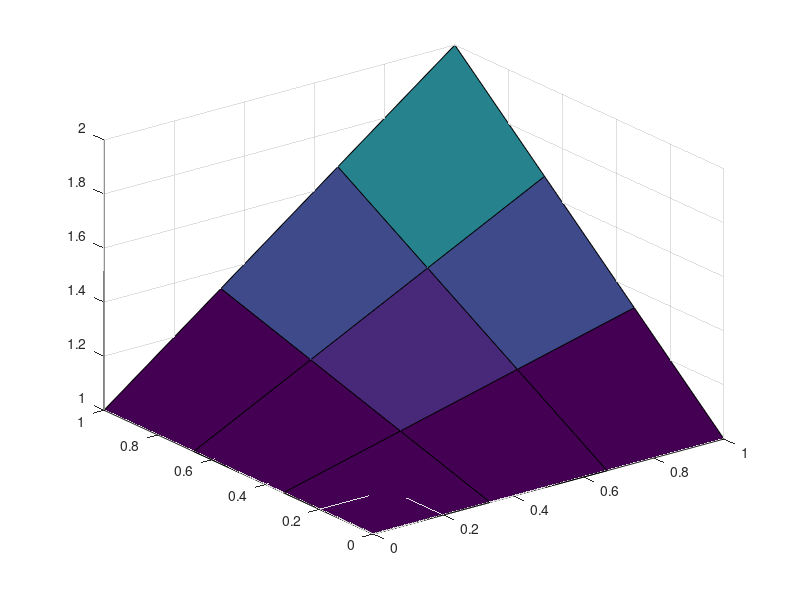

MATLAB code for this plot: (Note: this script raises an error after producing the figure.)
% Finite difference scheme for the solution of Laplace's equation 
% on the unit square [0,1]X[0,1].
%
% john jenkinson, UTSA 2014.
M=3; % Number of grid points minus 1 in x-direction.
N=3; % Number of grid points minus 1 in y-direction.
x=0:1/M:1; y=0:1/N:1; b=N/M; c=1/2/(1+b^2); d=b^2*c;

% Boundary conditions for u(x,y)=xy+1.
U0y=ones(size(y)); U1y=y+ones(size(y));
Ux0=ones(size(x)); Ux1=x+ones(size(x));

% Constructing A from blocks B, I, Z.
B=zeros(M-1); B(1,1)=-1; B(M-1,M-1)=-1; B(1,2)=c; B(M-1,M-2)=c;
for i=2:M-2
    B(i,i)=-1;
    B(i,i-1)=c;
    B(i,i+1)=c;
end
I=d*eye(M-1); Z=zeros(M-1);
A=B;D=I; 
for j=2:N-1
 C=[A D; D' B];
 E=[Z;D]; D=E; A=C;
end

% Constructing the free vector V.
V=zeros((M-1)*(N-1),1);
for i=1:M-1
    V(i)=-d*Ux0(i+1); V((M-1)*(N-2)+i)=-d*Ux1(i+1);
end
for j=1:N-1
    V((j-1)*(M-1)+1)=V((j-1)*(M-1)+1)-c*U0y(j+1);
    V(j*(M-1))=V(j*(M-1))-c*U1y(j+1);
end

% Solving the approximating linear system Au=V and plotting the solution.
u=A\V;
U=zeros(M+1,N+1);
U(1,:)=Ux0; U(N+1,:)=Ux1; U(:,1)=U0y; U(:,M+1)=U1y;
for k=1:N-1
    U(k+1,2:M)=u((k-1)*(M-1)+1:k*(M-1))';
end
[X,Y]=meshgrid(x,y);
surf(X,Y,U)
alpha 0.8
axis equal
